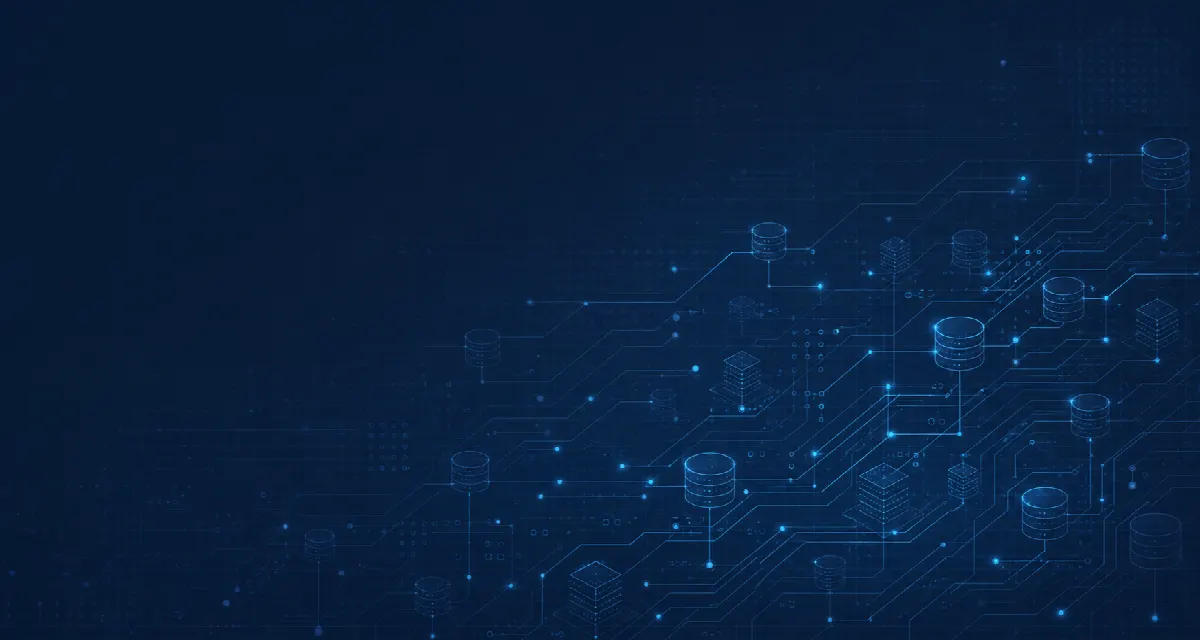
#> input picture dbx/design/dbxapp/img/dbx-tech-circuit-v1.webp, 1200 x 640 px
$ python -i build_home_media.py   (imports and definitions only)
#> lines starting #> are read from the running program, lines starting #| are printed output that depends on the picture
#!/usr/bin/env python3
"""Build the dbxapp homepage image set and a compact original product film.

The three source images are generated separately. This build step creates the
web-ready WebP assets, a 48-second motion-design film and its own synthesized
soundtrack. The soundtrack is generated by this script and therefore does not
depend on third-party music rights.
"""

from __future__ import annotations

import argparse
import math
import subprocess
import wave
from functools import lru_cache
from pathlib import Path

import imageio_ffmpeg
import numpy as np
from PIL import Image, ImageDraw, ImageEnhance, ImageFont


VIDEO_SIZE = (1280, 720)
VIDEO_FPS = 24
VIDEO_DURATION = 48.0
SCENE_DURATION = VIDEO_DURATION / 3
FADE_DURATION = 1.25


# [124 lines left out: functions parse_args, font, cover, save_web_assets, text_alpha, draw_brand and 2 more, not called in this run]


def build_silent_video(images: list[Image.Image], output: Path) -> None:
    writer = imageio_ffmpeg.write_frames(
        str(output),
        VIDEO_SIZE,
        fps=VIDEO_FPS,
        codec="libx264",
        pix_fmt_in="rgb24",
        pix_fmt_out="yuv420p",
        quality=5,
        macro_block_size=16,
        output_params=["-preset", "medium", "-movflags", "+faststart"],
    )
    writer.send(None)
    try:
        frame_count = round(VIDEO_DURATION * VIDEO_FPS)
        for index in range(frame_count):
            writer.send(np.asarray(scene_frame(images, index / VIDEO_FPS)))
    finally:
        writer.close()


# [112 lines left out: functions add_tone, add_drum, build_original_music, mux_video, main, not called in this run]


# [2 lines not run here, left out]

>>> import cv2
>>> picture = cv2.imread('../../../design/dbxapp/img/dbx-tech-circuit-v1.webp', cv2.IMREAD_GRAYSCALE)
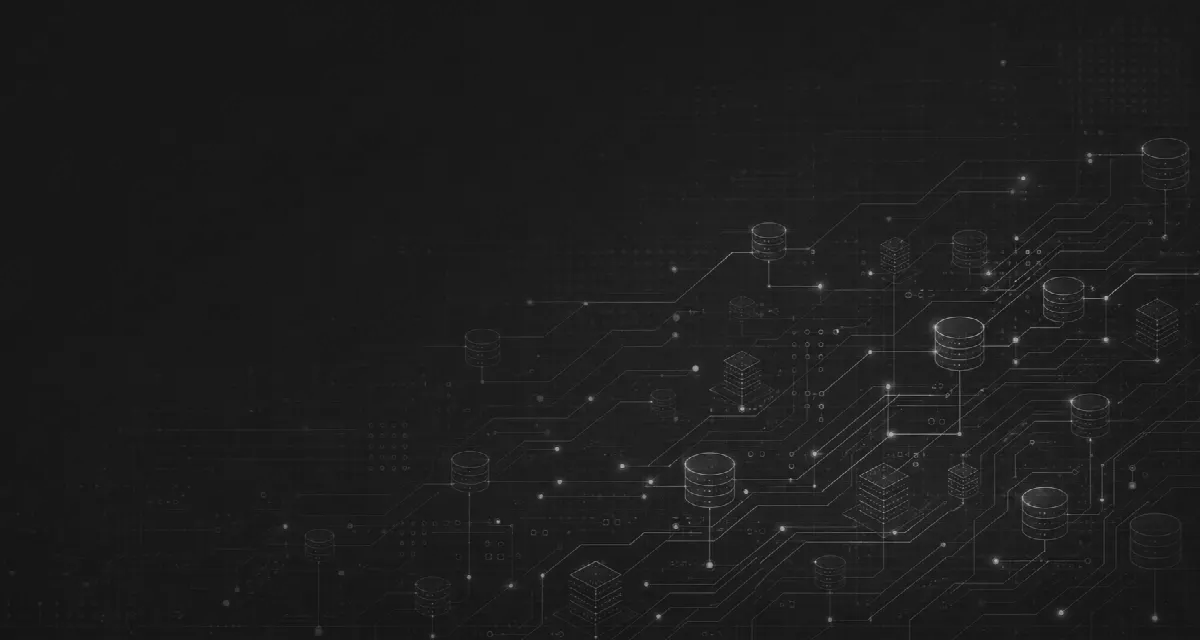
#> picture: shape (640, 1200); min 12, max 201, mean 29
>>> result = build_silent_video(picture, 'out.png')
#> (the run stopped early here; a loop or call above may not have finished)
